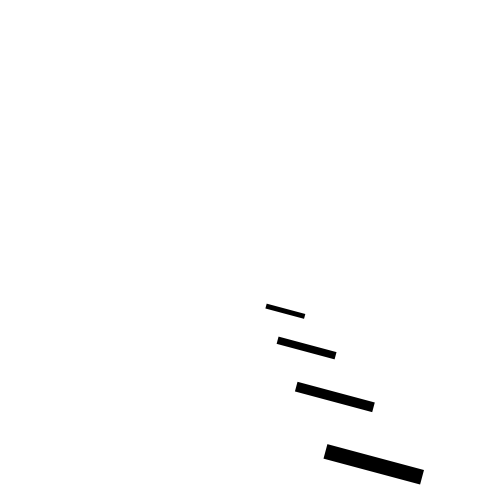
Frame 1 (no input)
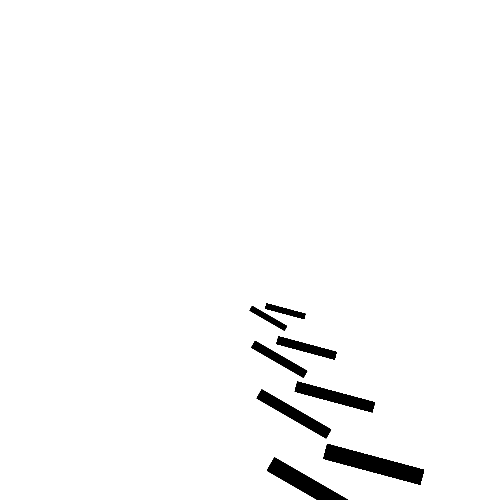
Frame 60 (the mouse pressed at the canvas centre just before this capture)
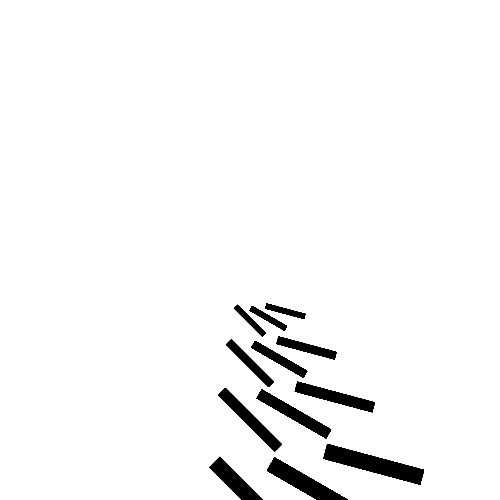
Frame 120 (the mouse held since frame 60 and released just before this capture)

The Processing sketch that drew these frames (run headless with seeded random() and noise(); from frame 60 on, the mouse is pressed at the canvas centre):

// Processing sketch: processing_168440
// ── processing_168440.pde

void setup()
{
  size(500,500);
  background(255);
  fill(0);
  noStroke();
  
  smooth();
}

void draw()
{
  translate(width/2, height/2);
  
  rotate(radians(second())*15.0);
  
  rectMode(CENTER);
  rect(50,50,40,5);
  
  rectMode(CENTER);
  rect(80,80,60,7.5);
  
  rectMode(CENTER);
  rect(120,120,80,10);
  
  rectMode(CENTER);
  rect(175,175,100,15);
}
